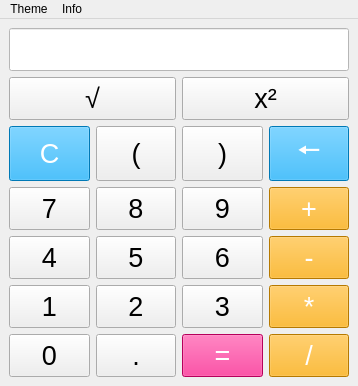
<?xml version="1.0" encoding="UTF-8"?>
<ui version="4.0">
 <class>MainWindow</class>
 <widget class="QMainWindow" name="MainWindow">
  <property name="geometry">
   <rect>
    <x>0</x>
    <y>0</y>
    <width>358</width>
    <height>386</height>
   </rect>
  </property>
  <property name="windowTitle">
   <string>Simple Calc</string>
  </property>
  <property name="styleSheet">
   <string notr="true"/>
  </property>
  <widget class="QWidget" name="centralwidget">
   <layout class="QGridLayout" name="gridLayout_2">
    <property name="sizeConstraint">
     <enum>QLayout::SetMinAndMaxSize</enum>
    </property>
    <item row="0" column="0">
     <layout class="QGridLayout" name="gridLayout">
      <item row="5" column="0">
       <widget class="QPushButton" name="btn_1">
        <property name="sizePolicy">
         <sizepolicy hsizetype="Expanding" vsizetype="Expanding">
          <horstretch>0</horstretch>
          <verstretch>0</verstretch>
         </sizepolicy>
        </property>
        <property name="font">
         <font>
          <pointsize>20</pointsize>
         </font>
        </property>
        <property name="text">
         <string>1</string>
        </property>
       </widget>
      </item>
      <item row="3" column="3">
       <widget class="QPushButton" name="btn_plus">
        <property name="sizePolicy">
         <sizepolicy hsizetype="Expanding" vsizetype="Expanding">
          <horstretch>0</horstretch>
          <verstretch>0</verstretch>
         </sizepolicy>
        </property>
        <property name="font">
         <font>
          <pointsize>20</pointsize>
         </font>
        </property>
        <property name="styleSheet">
         <string notr="true">color: rgb(255, 255, 255);
background-color: rgb(255, 170, 0);</string>
        </property>
        <property name="text">
         <string>+</string>
        </property>
       </widget>
      </item>
      <item row="3" column="0">
       <widget class="QPushButton" name="btn_7">
        <property name="sizePolicy">
         <sizepolicy hsizetype="Expanding" vsizetype="Expanding">
          <horstretch>0</horstretch>
          <verstretch>0</verstretch>
         </sizepolicy>
        </property>
        <property name="font">
         <font>
          <pointsize>20</pointsize>
         </font>
        </property>
        <property name="text">
         <string>7</string>
        </property>
       </widget>
      </item>
      <item row="4" column="0">
       <widget class="QPushButton" name="btn_4">
        <property name="sizePolicy">
         <sizepolicy hsizetype="Expanding" vsizetype="Expanding">
          <horstretch>0</horstretch>
          <verstretch>0</verstretch>
         </sizepolicy>
        </property>
        <property name="font">
         <font>
          <pointsize>20</pointsize>
         </font>
        </property>
        <property name="text">
         <string>4</string>
        </property>
       </widget>
      </item>
      <item row="2" column="0">
       <widget class="QPushButton" name="btn_clear">
        <property name="sizePolicy">
         <sizepolicy hsizetype="Expanding" vsizetype="Expanding">
          <horstretch>0</horstretch>
          <verstretch>0</verstretch>
         </sizepolicy>
        </property>
        <property name="font">
         <font>
          <pointsize>20</pointsize>
         </font>
        </property>
        <property name="styleSheet">
         <string notr="true">color: rgb(255, 255, 255);
background-color: rgb(0, 170, 255);</string>
        </property>
        <property name="text">
         <string>C</string>
        </property>
       </widget>
      </item>
      <item row="2" column="2">
       <widget class="QPushButton" name="btn_rightbracket">
        <property name="sizePolicy">
         <sizepolicy hsizetype="Expanding" vsizetype="Expanding">
          <horstretch>0</horstretch>
          <verstretch>0</verstretch>
         </sizepolicy>
        </property>
        <property name="font">
         <font>
          <pointsize>20</pointsize>
         </font>
        </property>
        <property name="text">
         <string>)</string>
        </property>
       </widget>
      </item>
      <item row="3" column="1">
       <widget class="QPushButton" name="btn_8">
        <property name="sizePolicy">
         <sizepolicy hsizetype="Expanding" vsizetype="Expanding">
          <horstretch>0</horstretch>
          <verstretch>0</verstretch>
         </sizepolicy>
        </property>
        <property name="font">
         <font>
          <pointsize>20</pointsize>
         </font>
        </property>
        <property name="text">
         <string>8</string>
        </property>
       </widget>
      </item>
      <item row="6" column="0">
       <widget class="QPushButton" name="btn_0">
        <property name="sizePolicy">
         <sizepolicy hsizetype="Expanding" vsizetype="Expanding">
          <horstretch>0</horstretch>
          <verstretch>0</verstretch>
         </sizepolicy>
        </property>
        <property name="font">
         <font>
          <pointsize>20</pointsize>
         </font>
        </property>
        <property name="text">
         <string>0</string>
        </property>
       </widget>
      </item>
      <item row="6" column="3">
       <widget class="QPushButton" name="btn_divide">
        <property name="sizePolicy">
         <sizepolicy hsizetype="Expanding" vsizetype="Expanding">
          <horstretch>0</horstretch>
          <verstretch>0</verstretch>
         </sizepolicy>
        </property>
        <property name="font">
         <font>
          <pointsize>20</pointsize>
         </font>
        </property>
        <property name="styleSheet">
         <string notr="true">color: rgb(255, 255, 255);
background-color: rgb(255, 170, 0);</string>
        </property>
        <property name="text">
         <string>/</string>
        </property>
       </widget>
      </item>
      <item row="6" column="1">
       <widget class="QPushButton" name="btn_dot">
        <property name="sizePolicy">
         <sizepolicy hsizetype="Expanding" vsizetype="Expanding">
          <horstretch>0</horstretch>
          <verstretch>0</verstretch>
         </sizepolicy>
        </property>
        <property name="font">
         <font>
          <pointsize>20</pointsize>
         </font>
        </property>
        <property name="text">
         <string>.</string>
        </property>
       </widget>
      </item>
      <item row="6" column="2">
       <widget class="QPushButton" name="btn_equal">
        <property name="sizePolicy">
         <sizepolicy hsizetype="Expanding" vsizetype="Expanding">
          <horstretch>0</horstretch>
          <verstretch>0</verstretch>
         </sizepolicy>
        </property>
        <property name="font">
         <font>
          <pointsize>20</pointsize>
         </font>
        </property>
        <property name="styleSheet">
         <string notr="true">color: rgb(255, 255, 255);
background-color: rgb(255, 0, 127);</string>
        </property>
        <property name="text">
         <string>=</string>
        </property>
       </widget>
      </item>
      <item row="4" column="3">
       <widget class="QPushButton" name="btn_minus">
        <property name="sizePolicy">
         <sizepolicy hsizetype="Expanding" vsizetype="Expanding">
          <horstretch>0</horstretch>
          <verstretch>0</verstretch>
         </sizepolicy>
        </property>
        <property name="font">
         <font>
          <pointsize>20</pointsize>
         </font>
        </property>
        <property name="styleSheet">
         <string notr="true">color: rgb(255, 255, 255);
background-color: rgb(255, 170, 0);</string>
        </property>
        <property name="text">
         <string>-</string>
        </property>
       </widget>
      </item>
      <item row="2" column="3">
       <widget class="QPushButton" name="btn_del">
        <property name="sizePolicy">
         <sizepolicy hsizetype="Expanding" vsizetype="Expanding">
          <horstretch>0</horstretch>
          <verstretch>0</verstretch>
         </sizepolicy>
        </property>
        <property name="font">
         <font>
          <pointsize>20</pointsize>
         </font>
        </property>
        <property name="styleSheet">
         <string notr="true">color: rgb(255, 255, 255);
background-color: rgb(0, 170, 255);</string>
        </property>
        <property name="text">
         <string>🠔</string>
        </property>
       </widget>
      </item>
      <item row="5" column="3">
       <widget class="QPushButton" name="btn_multiple">
        <property name="sizePolicy">
         <sizepolicy hsizetype="Expanding" vsizetype="Expanding">
          <horstretch>0</horstretch>
          <verstretch>0</verstretch>
         </sizepolicy>
        </property>
        <property name="font">
         <font>
          <pointsize>20</pointsize>
         </font>
        </property>
        <property name="styleSheet">
         <string notr="true">color: rgb(255, 255, 255);
background-color: rgb(255, 170, 0);</string>
        </property>
        <property name="text">
         <string>*</string>
        </property>
       </widget>
      </item>
      <item row="5" column="2">
       <widget class="QPushButton" name="btn_3">
        <property name="sizePolicy">
         <sizepolicy hsizetype="Expanding" vsizetype="Expanding">
          <horstretch>0</horstretch>
          <verstretch>0</verstretch>
         </sizepolicy>
        </property>
        <property name="font">
         <font>
          <pointsize>20</pointsize>
         </font>
        </property>
        <property name="text">
         <string>3</string>
        </property>
       </widget>
      </item>
      <item row="4" column="1">
       <widget class="QPushButton" name="btn_5">
        <property name="sizePolicy">
         <sizepolicy hsizetype="Expanding" vsizetype="Expanding">
          <horstretch>0</horstretch>
          <verstretch>0</verstretch>
         </sizepolicy>
        </property>
        <property name="font">
         <font>
          <pointsize>20</pointsize>
         </font>
        </property>
        <property name="text">
         <string>5</string>
        </property>
       </widget>
      </item>
      <item row="3" column="2">
       <widget class="QPushButton" name="btn_9">
        <property name="sizePolicy">
         <sizepolicy hsizetype="Expanding" vsizetype="Expanding">
          <horstretch>0</horstretch>
          <verstretch>0</verstretch>
         </sizepolicy>
        </property>
        <property name="font">
         <font>
          <pointsize>20</pointsize>
         </font>
        </property>
        <property name="text">
         <string>9</string>
        </property>
       </widget>
      </item>
      <item row="5" column="1">
       <widget class="QPushButton" name="btn_2">
        <property name="sizePolicy">
         <sizepolicy hsizetype="Expanding" vsizetype="Expanding">
          <horstretch>0</horstretch>
          <verstretch>0</verstretch>
         </sizepolicy>
        </property>
        <property name="font">
         <font>
          <pointsize>20</pointsize>
         </font>
        </property>
        <property name="text">
         <string>2</string>
        </property>
       </widget>
      </item>
      <item row="4" column="2">
       <widget class="QPushButton" name="btn_6">
        <property name="sizePolicy">
         <sizepolicy hsizetype="Expanding" vsizetype="Expanding">
          <horstretch>0</horstretch>
          <verstretch>0</verstretch>
         </sizepolicy>
        </property>
        <property name="font">
         <font>
          <pointsize>20</pointsize>
         </font>
        </property>
        <property name="text">
         <string>6</string>
        </property>
       </widget>
      </item>
      <item row="2" column="1">
       <widget class="QPushButton" name="btn_leftbracket">
        <property name="sizePolicy">
         <sizepolicy hsizetype="Expanding" vsizetype="Expanding">
          <horstretch>0</horstretch>
          <verstretch>0</verstretch>
         </sizepolicy>
        </property>
        <property name="font">
         <font>
          <pointsize>20</pointsize>
         </font>
        </property>
        <property name="text">
         <string>(</string>
        </property>
       </widget>
      </item>
      <item row="0" column="0" colspan="4">
       <widget class="QLineEdit" name="line_result">
        <property name="sizePolicy">
         <sizepolicy hsizetype="Expanding" vsizetype="Expanding">
          <horstretch>0</horstretch>
          <verstretch>0</verstretch>
         </sizepolicy>
        </property>
        <property name="font">
         <font>
          <pointsize>20</pointsize>
         </font>
        </property>
        <property name="styleSheet">
         <string notr="true">background-color: rgb(255, 255, 255);
color: rgb(0, 0, 0);</string>
        </property>
       </widget>
      </item>
      <item row="1" column="0" colspan="2">
       <widget class="QPushButton" name="btn_radical">
        <property name="sizePolicy">
         <sizepolicy hsizetype="Expanding" vsizetype="Expanding">
          <horstretch>0</horstretch>
          <verstretch>0</verstretch>
         </sizepolicy>
        </property>
        <property name="font">
         <font>
          <pointsize>20</pointsize>
         </font>
        </property>
        <property name="text">
         <string>√</string>
        </property>
       </widget>
      </item>
      <item row="1" column="2" colspan="2">
       <widget class="QPushButton" name="btn_square">
        <property name="sizePolicy">
         <sizepolicy hsizetype="Expanding" vsizetype="Expanding">
          <horstretch>0</horstretch>
          <verstretch>0</verstretch>
         </sizepolicy>
        </property>
        <property name="font">
         <font>
          <pointsize>20</pointsize>
         </font>
        </property>
        <property name="text">
         <string>x²</string>
        </property>
       </widget>
      </item>
     </layout>
    </item>
   </layout>
  </widget>
  <widget class="QMenuBar" name="menubar">
   <property name="geometry">
    <rect>
     <x>0</x>
     <y>0</y>
     <width>358</width>
     <height>23</height>
    </rect>
   </property>
   <widget class="QMenu" name="menu_theme">
    <property name="title">
     <string>Theme</string>
    </property>
    <addaction name="act_system"/>
    <addaction name="act_light"/>
    <addaction name="act_dark"/>
    <addaction name="separator"/>
    <addaction name="act_on_trans"/>
    <addaction name="act_off_trans"/>
   </widget>
   <widget class="QMenu" name="menu_info">
    <property name="title">
     <string>Info</string>
    </property>
    <addaction name="act_info"/>
   </widget>
   <addaction name="menu_theme"/>
   <addaction name="menu_info"/>
  </widget>
  <action name="act_info">
   <property name="text">
    <string>About</string>
   </property>
  </action>
  <action name="act_system">
   <property name="text">
    <string>System</string>
   </property>
  </action>
  <action name="act_light">
   <property name="text">
    <string>Light</string>
   </property>
  </action>
  <action name="act_dark">
   <property name="text">
    <string>Dark</string>
   </property>
  </action>
  <action name="act_grey">
   <property name="text">
    <string>Grey</string>
   </property>
  </action>
  <action name="act_pink">
   <property name="text">
    <string>Pink</string>
   </property>
  </action>
  <action name="act_gold">
   <property name="text">
    <string>Gold</string>
   </property>
  </action>
  <action name="act_on_trans">
   <property name="text">
    <string>On transparency</string>
   </property>
  </action>
  <action name="act_off_trans">
   <property name="text">
    <string>Off transparency</string>
   </property>
  </action>
 </widget>
 <resources/>
 <connections/>
</ui>
